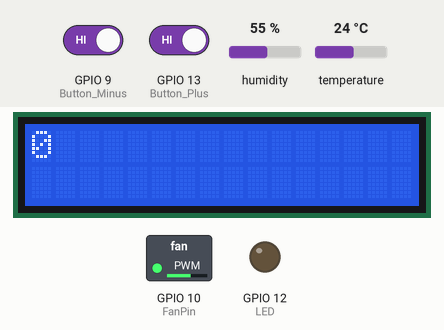
This program was run on a simulated ESP32. Parts: 16×2 character LCD, switched loads named in the program (green lamp = pin HIGH), output pins drawn as LEDs (lit = HIGH). Inputs (shaded band) come from the test bench; at power-on: GPIO 9 (Button_Minus) HIGH, GPIO 13 (Button_Plus) HIGH, humidity 55 %, temperature 24 °C. What the program prints to the serial monitor is not drawn.

Above: at 2.7 s.
2.8 s: GPIO 9 (Button_Minus) driven LOW
At 10.3 s:
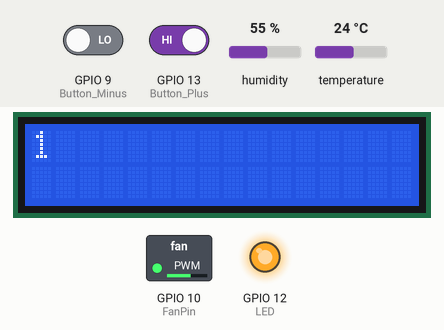
16.6 s: GPIO 9 (Button_Minus) driven HIGH and GPIO 13 (Button_Plus) driven LOW
At 25.9 s:
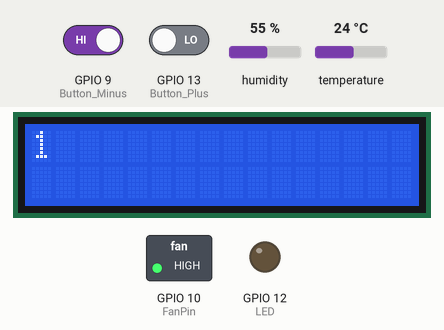
29.7 s: GPIO 13 (Button_Plus) driven HIGH
At 32.0 s:
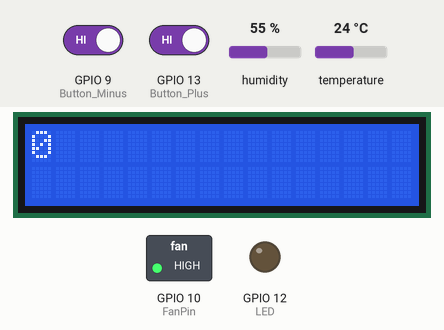
43.7 s: GPIO 13 (Button_Plus) driven LOW
At 49.2 s:
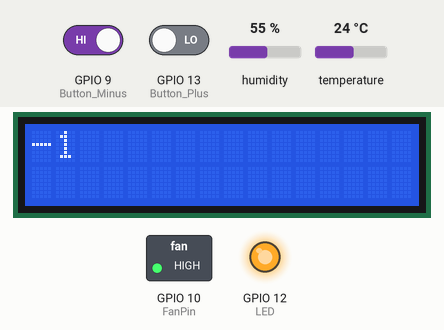
Timing chart, 0 to 50.8 s (numbered marks = the images above; inputs shaded):
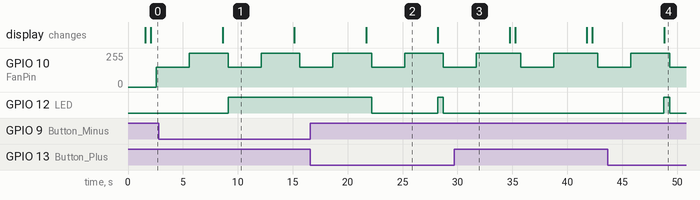

The program:

main.cpp
```cpp
#include <Arduino.h>

//lcd
#include <LiquidCrystal_I2C.h>
//DHT
#include <DHT.h>  // library for getting data from DHT

// Set the LCD address to 0x27 for a 16 chars and 2 line display
LiquidCrystal_I2C lcd(0x27, 16, 2);

//LCD and Buttons
#define Button_Plus 13 // button is connected with gpio 22 (PURPLE WIRE)
#define Button_Minus 9 // button is connected with gpio 10 (PURPLE WIRE)
int count =0;

//LED
#define LED 12

//FAN
const int FanPin = 10;  // corresponds to GPIO9
  // setting PWM properties
const int freq = 5000;
const int FanChannel = 0;
const int resolution = 8;

//DHT
#define DHTPIN 4        //pin where the DHT11 is connected - connect to 5V
DHT dht(DHTPIN, DHT11);


void setup() {
  Serial.begin(115200);
  //LED
  pinMode(LED, OUTPUT);

  //LCD and buttons
  pinMode(Button_Plus, INPUT_PULLUP);
  pinMode(Button_Minus, INPUT_PULLUP);
  lcd.begin();
  lcd.backlight();
  lcd.setCursor(3,0);
  lcd.print("econHOMEic");
  lcd.setCursor(4,1);
  lcd.print("welcome");
  delay(1500);
  lcd.clear();// clear previous values from screen

  //DHT
  dht.begin();

  //FAN
    // configure LED PWM functionalitites
  ledcSetup(FanChannel, freq, resolution);
    // attach the channel to the GPIO to be controlled
  ledcAttachPin(FanPin, FanChannel);
}


void loop() {
  //LCD and buttons
  int ButtonStatePlus = digitalRead(Button_Plus); // read the button pin and store in ButtonState variable
  int ButtonStateMinus = digitalRead(Button_Minus); // read the button pin and store in ButtonState variable
  if(ButtonStatePlus == HIGH)  // if button plus is pressed
  {
    lcd.clear();// clear previous values from screen
    count++;
    lcd.print(count);
    delay(500);
    digitalWrite(LED,LOW); // led will be ON
    Serial.print("PLUS if Loop -> Count: ");
    Serial.print(count);
    Serial.println(" HIGH");
  }
  else   // otherwise
  {
    digitalWrite(LED, HIGH); // LED will be OFF
    Serial.print("PLUS else Loop -> Count: ");
    Serial.print(count);
    Serial.println(" LOW");
  }

  if(ButtonStateMinus == HIGH)  // if button minnus is pressed
  {
    lcd.clear();// clear previous values from screen
    count--;
    lcd.print(count);
    delay(500);
    digitalWrite(LED,LOW); // led will be ON
    Serial.print("MINUS if Loop -> Count: ");
    Serial.print(count);
    Serial.println(" HIGH");
  }
  else   // otherwise
  {
    digitalWrite(LED, HIGH); // LED will be OFF
    Serial.print("MINUS else Loop -> Count: ");
    Serial.print(count);
    Serial.println(" LOW");
  }

  //FAN
   ledcWrite(FanChannel, 150);
   delay(3000);
   ledcWrite(FanChannel, 255);
   delay(3000);

  //DHT
//  float h = dht.readHumidity();   // Reading Temperature form DHT sensor
//  float t = dht.readTemperature();      // Reading Humidity form DHT sensor
//  float tF = (t * 1.8) + 32;
//  if (isnan(h) || isnan(t))
//  {
//    Serial.println("Failed to read from DHT sensor!");
//  }
//  else{
//    Serial.println("Temprature: %f \n Humidity: %f", t, h);
//  }


  //DHT Temrature sensor

  // Reading temperature or humidity takes about 250 milliseconds!
  // Sensor readings may also be up to 2 seconds 'old' (its a very slow sensor)
  float h = dht.readHumidity();
  // Read temperature as Celsius (the default)
  float t = dht.readTemperature();
  // Read temperature as Fahrenheit (isFahrenheit = true)
  float f = dht.readTemperature(true);

  // Check if any reads failed and exit early (to try again).
  if (isnan(h) || isnan(t) || isnan(f)) {
    Serial.println(F("Failed to read from DHT sensor!"));
    return;
  }

  // Compute heat index in Fahrenheit (the default)
  float hif = dht.computeHeatIndex(f, h);
  // Compute heat index in Celsius (isFahreheit = false)
  float hic = dht.computeHeatIndex(t, h, false);

  Serial.print(F("Humidity: "));
  Serial.print(h);
  Serial.print(F("%  Temperature: "));
  Serial.print(t);
  Serial.print(F("°C "));
  Serial.print(f);
  Serial.print(F("°F  Heat index: "));
  Serial.print(hic);
  Serial.print(F("°C "));
  Serial.print(hif);
  Serial.println(F("°F"));
}
```

Measured:
- after the input at 2.8 s, GPIO 12 (LED): LOW → HIGH after 6.3 s
- after the input at 16.6 s, GPIO 12 (LED): HIGH → LOW after 5.6 s, → HIGH 6.0 s later, → LOW 0.51 s later
- after the input at 29.7 s, GPIO 12 (LED): stops changing and stays LOW
- after the input at 43.7 s, GPIO 12 (LED): LOW → HIGH after 5.1 s, → LOW 0.51 s later; the display: changes after 5.1 s (image 4)
- by itself, GPIO 10 (FanPin): alternates 255/255 for 4.0 s and 149/255 for 3.0 s
- what the display in image 1 shows lasts 6.5 s, from 8.6 s to 15.1 s
